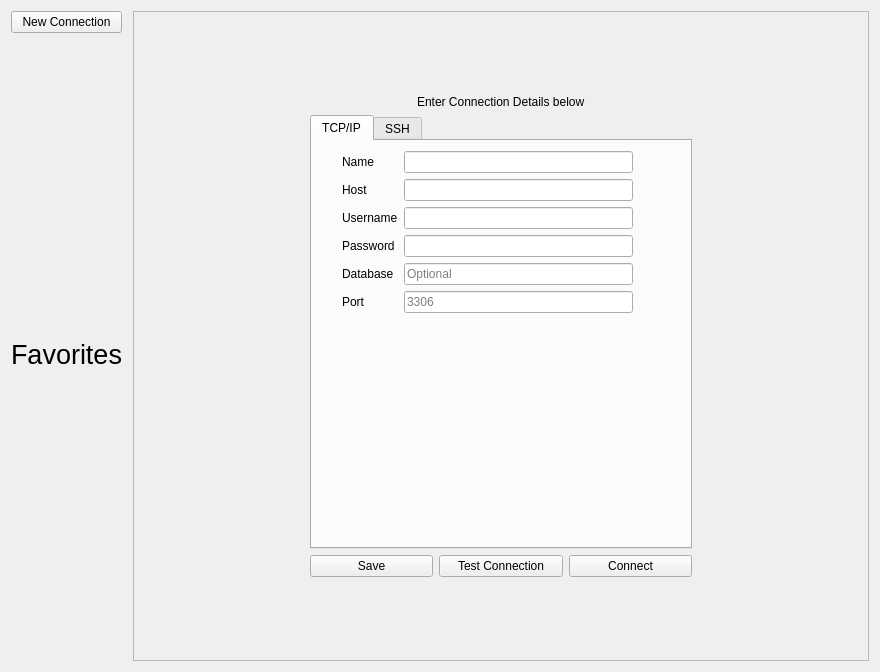
<?xml version="1.0" encoding="UTF-8"?>
<ui version="4.0">
 <class>Form</class>
 <widget class="QWidget" name="Form">
  <property name="geometry">
   <rect>
    <x>0</x>
    <y>0</y>
    <width>880</width>
    <height>672</height>
   </rect>
  </property>
  <property name="sizePolicy">
   <sizepolicy hsizetype="Expanding" vsizetype="Expanding">
    <horstretch>0</horstretch>
    <verstretch>0</verstretch>
   </sizepolicy>
  </property>
  <property name="windowTitle">
   <string>Form</string>
  </property>
  <layout class="QGridLayout" name="gridLayout">
   <item row="0" column="1">
    <widget class="QFrame" name="frame">
     <property name="sizePolicy">
      <sizepolicy hsizetype="Expanding" vsizetype="Expanding">
       <horstretch>0</horstretch>
       <verstretch>0</verstretch>
      </sizepolicy>
     </property>
     <property name="frameShape">
      <enum>QFrame::StyledPanel</enum>
     </property>
     <property name="frameShadow">
      <enum>QFrame::Raised</enum>
     </property>
     <layout class="QGridLayout" name="gridLayout_3">
      <item row="0" column="0">
       <widget class="QFrame" name="ConnectionFrame">
        <property name="sizePolicy">
         <sizepolicy hsizetype="Fixed" vsizetype="Fixed">
          <horstretch>0</horstretch>
          <verstretch>0</verstretch>
         </sizepolicy>
        </property>
        <property name="minimumSize">
         <size>
          <width>400</width>
          <height>400</height>
         </size>
        </property>
        <property name="maximumSize">
         <size>
          <width>400</width>
          <height>500</height>
         </size>
        </property>
        <property name="frameShape">
         <enum>QFrame::NoFrame</enum>
        </property>
        <property name="frameShadow">
         <enum>QFrame::Plain</enum>
        </property>
        <property name="lineWidth">
         <number>0</number>
        </property>
        <layout class="QVBoxLayout" name="verticalLayout">
         <item>
          <layout class="QVBoxLayout" name="verticalLayout_5">
           <item alignment="Qt::AlignHCenter">
            <widget class="QLabel" name="label_58">
             <property name="text">
              <string>Enter Connection Details below</string>
             </property>
            </widget>
           </item>
           <item>
            <widget class="QTabWidget" name="ConnectionTypeTabs">
             <property name="enabled">
              <bool>true</bool>
             </property>
             <property name="maximumSize">
              <size>
               <width>16777215</width>
               <height>16777215</height>
              </size>
             </property>
             <property name="layoutDirection">
              <enum>Qt::LeftToRight</enum>
             </property>
             <property name="styleSheet">
              <string notr="true"/>
             </property>
             <property name="tabPosition">
              <enum>QTabWidget::North</enum>
             </property>
             <property name="tabShape">
              <enum>QTabWidget::Rounded</enum>
             </property>
             <property name="currentIndex">
              <number>0</number>
             </property>
             <property name="tabsClosable">
              <bool>false</bool>
             </property>
             <property name="tabBarAutoHide">
              <bool>false</bool>
             </property>
             <widget class="QWidget" name="tcp_4">
              <attribute name="title">
               <string>TCP/IP</string>
              </attribute>
              <widget class="QWidget" name="formLayoutWidget_7">
               <property name="geometry">
                <rect>
                 <x>30</x>
                 <y>10</y>
                 <width>291</width>
                 <height>321</height>
                </rect>
               </property>
               <layout class="QFormLayout" name="FormLayout_8">
                <item row="0" column="1">
                 <widget class="QLineEdit" name="tcp_name">
                  <property name="styleSheet">
                   <string notr="true"/>
                  </property>
                 </widget>
                </item>
                <item row="0" column="0">
                 <widget class="QLabel" name="label_59">
                  <property name="styleSheet">
                   <string notr="true"/>
                  </property>
                  <property name="text">
                   <string>Name</string>
                  </property>
                 </widget>
                </item>
                <item row="1" column="1">
                 <widget class="QLineEdit" name="tcp_host">
                  <property name="styleSheet">
                   <string notr="true"/>
                  </property>
                 </widget>
                </item>
                <item row="1" column="0">
                 <widget class="QLabel" name="label_60">
                  <property name="styleSheet">
                   <string notr="true"/>
                  </property>
                  <property name="text">
                   <string>Host</string>
                  </property>
                 </widget>
                </item>
                <item row="2" column="1">
                 <widget class="QLineEdit" name="tcp_username">
                  <property name="styleSheet">
                   <string notr="true"/>
                  </property>
                 </widget>
                </item>
                <item row="2" column="0">
                 <widget class="QLabel" name="label_61">
                  <property name="styleSheet">
                   <string notr="true"/>
                  </property>
                  <property name="text">
                   <string>Username</string>
                  </property>
                 </widget>
                </item>
                <item row="3" column="1">
                 <widget class="QLineEdit" name="tcp_password">
                  <property name="styleSheet">
                   <string notr="true"/>
                  </property>
                  <property name="echoMode">
                   <enum>QLineEdit::Password</enum>
                  </property>
                 </widget>
                </item>
                <item row="3" column="0">
                 <widget class="QLabel" name="label_62">
                  <property name="styleSheet">
                   <string notr="true"/>
                  </property>
                  <property name="text">
                   <string>Password</string>
                  </property>
                 </widget>
                </item>
                <item row="4" column="1">
                 <widget class="QLineEdit" name="tcp_database">
                  <property name="styleSheet">
                   <string notr="true"/>
                  </property>
                  <property name="placeholderText">
                   <string>Optional</string>
                  </property>
                 </widget>
                </item>
                <item row="4" column="0">
                 <widget class="QLabel" name="label_63">
                  <property name="text">
                   <string>Database</string>
                  </property>
                 </widget>
                </item>
                <item row="5" column="1">
                 <widget class="QLineEdit" name="tcp_port">
                  <property name="styleSheet">
                   <string notr="true"/>
                  </property>
                  <property name="placeholderText">
                   <string>3306</string>
                  </property>
                 </widget>
                </item>
                <item row="5" column="0">
                 <widget class="QLabel" name="label_64">
                  <property name="text">
                   <string>Port</string>
                  </property>
                 </widget>
                </item>
               </layout>
              </widget>
             </widget>
             <widget class="QWidget" name="ssh_4">
              <attribute name="title">
               <string>SSH</string>
              </attribute>
              <widget class="QWidget" name="formLayoutWidget_8">
               <property name="geometry">
                <rect>
                 <x>30</x>
                 <y>10</y>
                 <width>291</width>
                 <height>341</height>
                </rect>
               </property>
               <layout class="QFormLayout" name="FormLayout_9">
                <item row="0" column="0">
                 <widget class="QLabel" name="label_65">
                  <property name="styleSheet">
                   <string notr="true"/>
                  </property>
                  <property name="text">
                   <string>Name</string>
                  </property>
                 </widget>
                </item>
                <item row="0" column="1">
                 <widget class="QLineEdit" name="ssh_name">
                  <property name="styleSheet">
                   <string notr="true"/>
                  </property>
                 </widget>
                </item>
                <item row="1" column="0">
                 <widget class="QLabel" name="label_66">
                  <property name="styleSheet">
                   <string notr="true"/>
                  </property>
                  <property name="text">
                   <string>Host</string>
                  </property>
                 </widget>
                </item>
                <item row="1" column="1">
                 <widget class="QLineEdit" name="ssh_host">
                  <property name="styleSheet">
                   <string notr="true"/>
                  </property>
                 </widget>
                </item>
                <item row="2" column="0">
                 <widget class="QLabel" name="label_67">
                  <property name="styleSheet">
                   <string notr="true"/>
                  </property>
                  <property name="text">
                   <string>Username</string>
                  </property>
                 </widget>
                </item>
                <item row="2" column="1">
                 <widget class="QLineEdit" name="ssh_username">
                  <property name="styleSheet">
                   <string notr="true"/>
                  </property>
                 </widget>
                </item>
                <item row="3" column="0">
                 <widget class="QLabel" name="label_68">
                  <property name="styleSheet">
                   <string notr="true"/>
                  </property>
                  <property name="text">
                   <string>Password</string>
                  </property>
                 </widget>
                </item>
                <item row="3" column="1">
                 <widget class="QLineEdit" name="ssh_password">
                  <property name="styleSheet">
                   <string notr="true"/>
                  </property>
                  <property name="echoMode">
                   <enum>QLineEdit::Password</enum>
                  </property>
                 </widget>
                </item>
                <item row="4" column="0">
                 <widget class="QLabel" name="label_69">
                  <property name="text">
                   <string>Database</string>
                  </property>
                 </widget>
                </item>
                <item row="4" column="1">
                 <widget class="QLineEdit" name="ssh_database">
                  <property name="styleSheet">
                   <string notr="true"/>
                  </property>
                  <property name="placeholderText">
                   <string>Optional</string>
                  </property>
                 </widget>
                </item>
                <item row="5" column="0">
                 <widget class="QLabel" name="label_70">
                  <property name="text">
                   <string>Port</string>
                  </property>
                 </widget>
                </item>
                <item row="5" column="1">
                 <widget class="QLineEdit" name="ssh_port">
                  <property name="styleSheet">
                   <string notr="true"/>
                  </property>
                  <property name="placeholderText">
                   <string>3306</string>
                  </property>
                 </widget>
                </item>
                <item row="6" column="1">
                 <spacer name="verticalSpacer_5">
                  <property name="orientation">
                   <enum>Qt::Vertical</enum>
                  </property>
                  <property name="sizeHint" stdset="0">
                   <size>
                    <width>20</width>
                    <height>40</height>
                   </size>
                  </property>
                 </spacer>
                </item>
                <item row="8" column="0">
                 <widget class="QLabel" name="label_71">
                  <property name="text">
                   <string>SSH Host</string>
                  </property>
                 </widget>
                </item>
                <item row="8" column="1">
                 <widget class="QLineEdit" name="ssh_ssh_host">
                  <property name="styleSheet">
                   <string notr="true"/>
                  </property>
                  <property name="echoMode">
                   <enum>QLineEdit::Normal</enum>
                  </property>
                 </widget>
                </item>
                <item row="9" column="0">
                 <widget class="QLabel" name="label_72">
                  <property name="text">
                   <string>SSH User</string>
                  </property>
                 </widget>
                </item>
                <item row="9" column="1">
                 <widget class="QLineEdit" name="ssh_ssh_user">
                  <property name="styleSheet">
                   <string notr="true"/>
                  </property>
                  <property name="echoMode">
                   <enum>QLineEdit::Normal</enum>
                  </property>
                 </widget>
                </item>
                <item row="10" column="0">
                 <widget class="QLabel" name="label_73">
                  <property name="text">
                   <string>SSH Password</string>
                  </property>
                 </widget>
                </item>
                <item row="10" column="1">
                 <widget class="QLineEdit" name="ssh_ssh_password">
                  <property name="styleSheet">
                   <string notr="true"/>
                  </property>
                  <property name="echoMode">
                   <enum>QLineEdit::Password</enum>
                  </property>
                 </widget>
                </item>
                <item row="11" column="0">
                 <widget class="QLabel" name="label_74">
                  <property name="text">
                   <string>SSH Port</string>
                  </property>
                 </widget>
                </item>
                <item row="11" column="1">
                 <widget class="QLineEdit" name="ssh_ssh_port">
                  <property name="styleSheet">
                   <string notr="true"/>
                  </property>
                  <property name="echoMode">
                   <enum>QLineEdit::Normal</enum>
                  </property>
                  <property name="placeholderText">
                   <string>Optional</string>
                  </property>
                 </widget>
                </item>
               </layout>
              </widget>
             </widget>
            </widget>
           </item>
          </layout>
         </item>
         <item>
          <layout class="QHBoxLayout" name="horizontalLayout_8">
           <item>
            <widget class="QPushButton" name="ConnectionSaveButton">
             <property name="text">
              <string>Save</string>
             </property>
            </widget>
           </item>
           <item>
            <widget class="QPushButton" name="ConnectionTestButton">
             <property name="text">
              <string>Test Connection</string>
             </property>
            </widget>
           </item>
           <item>
            <widget class="QPushButton" name="ConnectionButton">
             <property name="styleSheet">
              <string notr="true"/>
             </property>
             <property name="text">
              <string>Connect</string>
             </property>
            </widget>
           </item>
          </layout>
         </item>
        </layout>
       </widget>
      </item>
     </layout>
    </widget>
   </item>
   <item row="0" column="0">
    <layout class="QVBoxLayout" name="SavedConnections" stretch="0,0">
     <property name="spacing">
      <number>-1</number>
     </property>
     <property name="sizeConstraint">
      <enum>QLayout::SetDefaultConstraint</enum>
     </property>
     <property name="leftMargin">
      <number>0</number>
     </property>
     <property name="rightMargin">
      <number>5</number>
     </property>
     <item alignment="Qt::AlignTop">
      <widget class="QPushButton" name="NewConnectionButton">
       <property name="text">
        <string>New Connection</string>
       </property>
      </widget>
     </item>
     <item alignment="Qt::AlignHCenter|Qt::AlignTop">
      <widget class="QLabel" name="label">
       <property name="font">
        <font>
         <pointsize>20</pointsize>
        </font>
       </property>
       <property name="text">
        <string>Favorites</string>
       </property>
       <property name="margin">
        <number>5</number>
       </property>
      </widget>
     </item>
    </layout>
   </item>
  </layout>
 </widget>
 <resources/>
 <connections/>
</ui>
